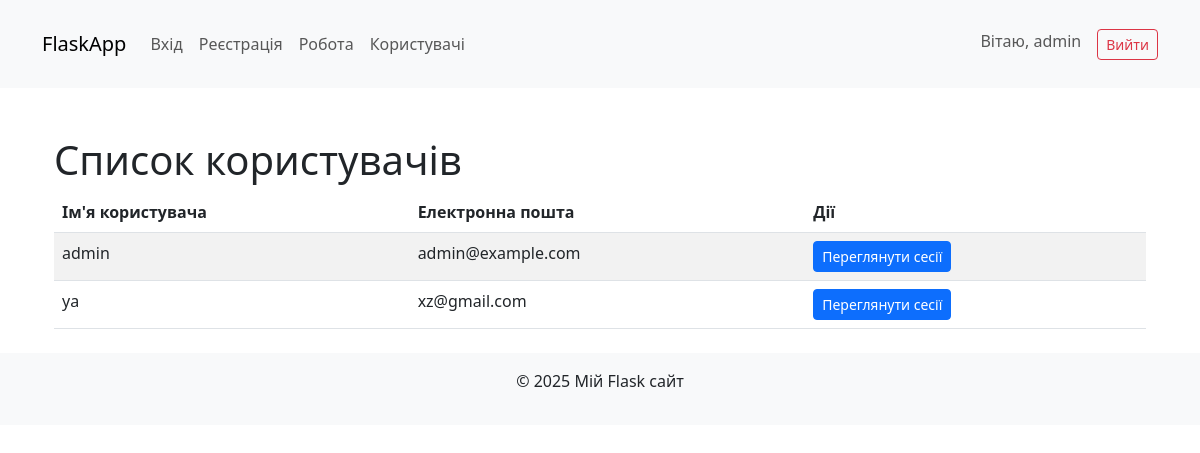
Screenshot of /users (signed in) with the database file from the repository.
### app.py (models this page shows)
class User(db.Model):
    id = db.Column(db.Integer, primary_key=True)
    username = db.Column(db.String(150), nullable=False, unique=True)
    email = db.Column(db.String(150), nullable=False, unique=True)
    password = db.Column(db.String(200), nullable=False)
    role = db.Column(db.String(50), default='user')  # 'user' або 'admin'
    work_sessions = db.relationship('WorkSession', backref='user', lazy=True)

### app.py (the view)
@app.route('/users')
@admin_required
def users():
    users = User.query.all()
    return render_template('users.html', users=users)

### app.py (called while the page is built)
def admin_required(f):
    @wraps(f)
    def decorated_function(*args, **kwargs):
        if session.get('role') != 'admin':  # Перевіряємо роль
            flash('У вас немає доступу до цієї сторінки.', 'error')
            return redirect(url_for('home'))
        return f(*args, **kwargs)
    return decorated_function

### templates/users.html (shortened to what this page needs)
{% extends "base.html" %}
{% block content %}
<div class="container mt-5">
    <h1>Список користувачів</h1>
    <table class="table table-striped">
        <thead>
            <tr>
                <th>Ім'я користувача</th>
                <th>Електронна пошта</th>
                <th>Дії</th>
            </tr>
        </thead>
        <tbody>
            {% for user in users %}
            <tr>
                <td>{{ user.username }}</td>
                <td>{{ user.email }}</td>
                <td>
                    <a href="{{ url_for('user_sessions', user_id=user.id) }}" class="btn btn-primary btn-sm">Переглянути сесії</a>
                </td>
            </tr>
            {% endfor %}
        </tbody>
    </table>
</div>
{% endblock %}

### rows the page displays
User: username "admin", email "admin@example.com"
User: username "уа", email "xz@gmail.com"

### other values shown
{{ session['username'] }} "admin"
